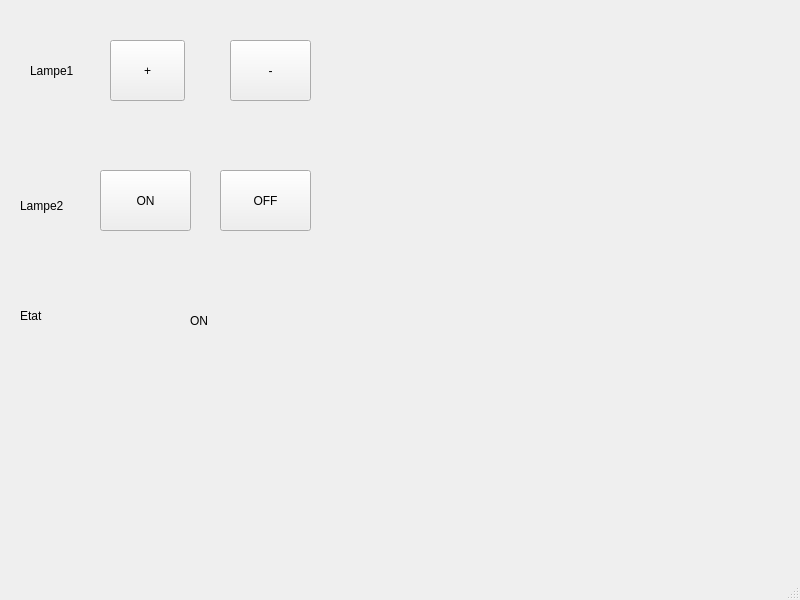
<?xml version="1.0" encoding="UTF-8"?>
<ui version="4.0">
 <class>MainWindow</class>
 <widget class="QMainWindow" name="MainWindow">
  <property name="geometry">
   <rect>
    <x>0</x>
    <y>0</y>
    <width>800</width>
    <height>600</height>
   </rect>
  </property>
  <property name="windowTitle">
   <string>MainWindow</string>
  </property>
  <widget class="QWidget" name="centralwidget">
   <widget class="QLabel" name="label">
    <property name="geometry">
     <rect>
      <x>30</x>
      <y>20</y>
      <width>131</width>
      <height>101</height>
     </rect>
    </property>
    <property name="text">
     <string>Lampe1</string>
    </property>
   </widget>
   <widget class="QLabel" name="label_2">
    <property name="geometry">
     <rect>
      <x>20</x>
      <y>150</y>
      <width>131</width>
      <height>111</height>
     </rect>
    </property>
    <property name="text">
     <string>Lampe2</string>
    </property>
   </widget>
   <widget class="QLabel" name="label_3">
    <property name="geometry">
     <rect>
      <x>20</x>
      <y>260</y>
      <width>131</width>
      <height>111</height>
     </rect>
    </property>
    <property name="text">
     <string>Etat</string>
    </property>
   </widget>
   <widget class="QPushButton" name="pushButton">
    <property name="geometry">
     <rect>
      <x>110</x>
      <y>40</y>
      <width>75</width>
      <height>61</height>
     </rect>
    </property>
    <property name="text">
     <string>+</string>
    </property>
   </widget>
   <widget class="QPushButton" name="pushButton_2">
    <property name="geometry">
     <rect>
      <x>230</x>
      <y>40</y>
      <width>81</width>
      <height>61</height>
     </rect>
    </property>
    <property name="text">
     <string>-</string>
    </property>
   </widget>
   <widget class="QPushButton" name="pushButton_3">
    <property name="geometry">
     <rect>
      <x>100</x>
      <y>170</y>
      <width>91</width>
      <height>61</height>
     </rect>
    </property>
    <property name="text">
     <string>ON</string>
    </property>
   </widget>
   <widget class="QPushButton" name="pushButton_4">
    <property name="geometry">
     <rect>
      <x>220</x>
      <y>170</y>
      <width>91</width>
      <height>61</height>
     </rect>
    </property>
    <property name="text">
     <string>OFF</string>
    </property>
   </widget>
   <widget class="QLabel" name="label_4">
    <property name="geometry">
     <rect>
      <x>190</x>
      <y>290</y>
      <width>111</width>
      <height>61</height>
     </rect>
    </property>
    <property name="text">
     <string>ON</string>
    </property>
   </widget>
   <zorder>label</zorder>
   <zorder>label_2</zorder>
   <zorder>label_3</zorder>
   <zorder>pushButton</zorder>
   <zorder>pushButton_2</zorder>
   <zorder>pushButton_4</zorder>
   <zorder>pushButton_3</zorder>
   <zorder>label_4</zorder>
  </widget>
  <widget class="QMenuBar" name="menubar">
   <property name="geometry">
    <rect>
     <x>0</x>
     <y>0</y>
     <width>800</width>
     <height>22</height>
    </rect>
   </property>
  </widget>
  <widget class="QStatusBar" name="statusbar"/>
 </widget>
 <resources/>
 <connections/>
</ui>
